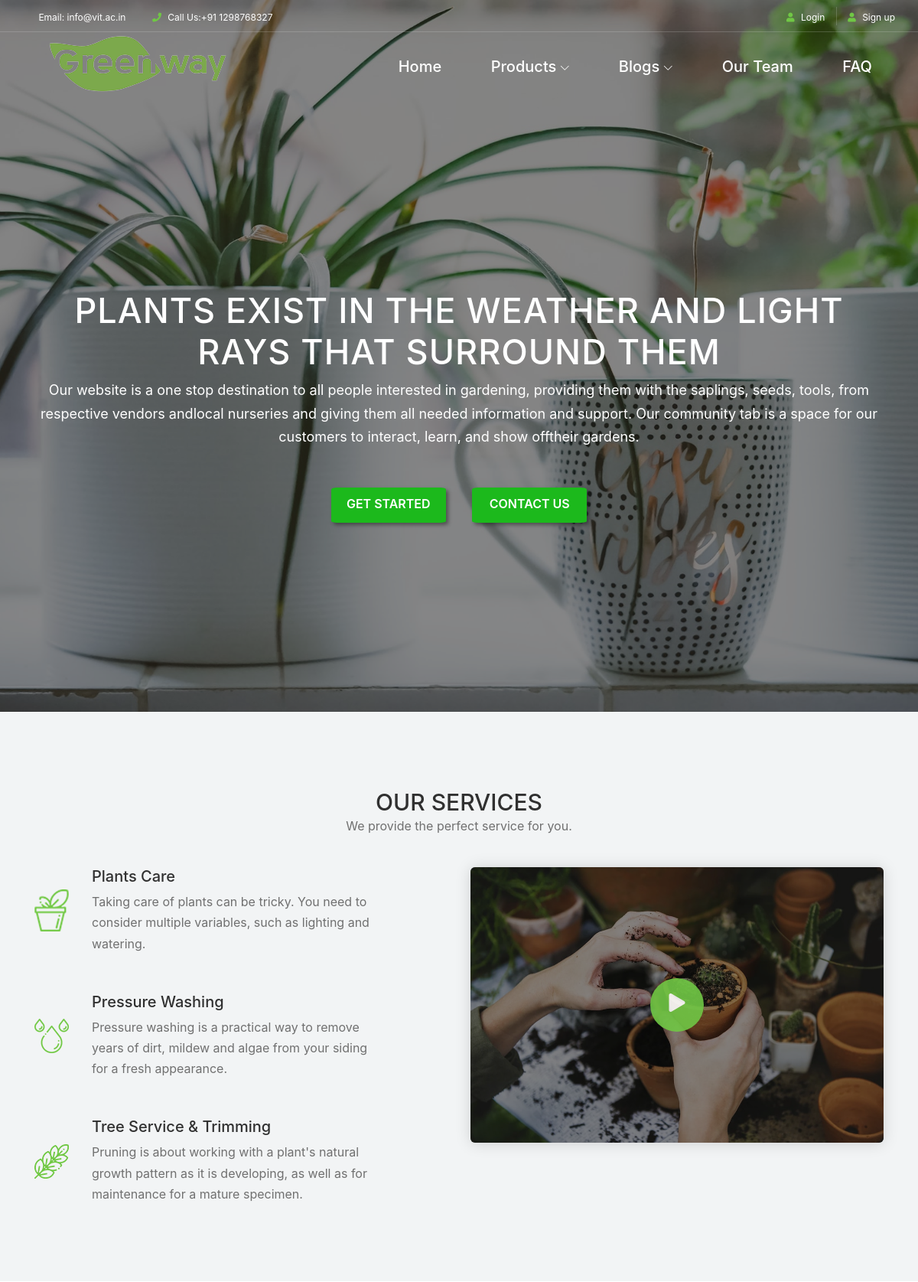
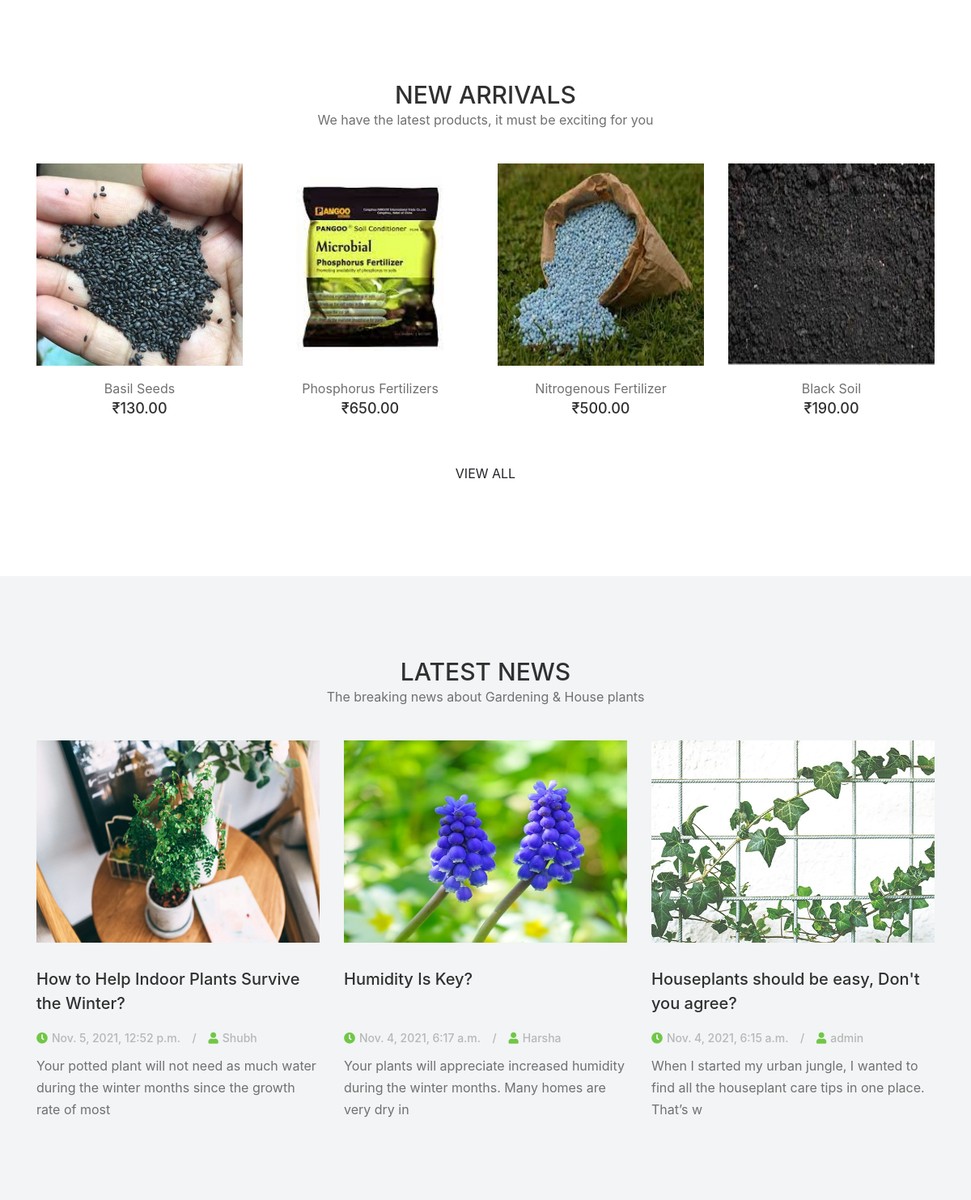
The page / (upper part) on the database its author committed (2 pictures, top to bottom).
### products/models.py (models this page shows, shortened)
class ItemsImages(models.Model):
    title = models.ForeignKey(ItemMain, on_delete=models.CASCADE)
    image = models.ImageField(upload_to = 'images')

class ItemMain(models.Model):
    title = models.CharField(max_length=50, unique=True)
    price = models.DecimalField(decimal_places=2, max_digits=25)
    description = models.TextField()
    category = models.ForeignKey(ItemsCat, on_delete=models.CASCADE)
    availablity = models.BooleanField(default=False)
    shippingCharges = models.IntegerField(default=0)
    offers = models.IntegerField(default=0)
    plantingAndCare = models.TextField()
    slug = models.SlugField(max_length=50,unique=True, default="", editable=False)

### blogs/models.py (models this page shows, shortened)
class BlogPlant(models.Model):
    author = models.ForeignKey(User, on_delete=models.CASCADE, related_name= 'post_author')
    blog_title = models.CharField(max_length= 264)
    slug = models.SlugField(max_length=264, unique=True, default='',editable=False)
    blog_content = models.TextField()
    blog_image = models.ImageField(upload_to= 'blog_image')
    publish_date = models.DateTimeField(auto_now_add=True)
    category = models.ForeignKey(Category, on_delete = models.CASCADE, related_name ='blog_cat')
    class Meta:
        ordering = ['-publish_date']

### products/views.py (the view)
# urls.py: 2. Add a URL to urlpatterns:  path('', views.home, name='home')
def home(request):
    context = {}
    items = ItemMain.objects.all().order_by('-id')[:4]
    items_list = []
    for i in items:
        l = []
        l.append(i.title)
        l.append(i.price)
        l.append(i.slug)
        ima = ItemsImages.objects.filter(title = i)[0]
        print(ima.image)
        l.append(ima.image)
        items_list.append(l)
    context['items'] = items_list
    blogs = BlogPlant.objects.all().order_by('-id')[:3]
    blogs_list = []
    for i in blogs:
        l = []
        l.append(i.blog_title)
        l.append(i.author)
        l.append(i.publish_date)
        l.append(i.blog_image)
        l.append(i.slug)
        l.append(i.blog_content[:100])
        blogs_list.append(l)
    context['blogs'] = blogs_list
    return render(request, 'home.html', context)

### templates/home.html (shortened to what this page needs)
{% extends "base-home.html" %}
{% load static %}
{% block home %}
<link rel="stylesheet" type="text/css" href="{% static 'css/home/home.css' %}">
<div>
<section class="hero-area">
    <div class="hero-post-slides owl-carousel">
        <div class="single-hero-post bg-overlay">
            <div class="slide-img slide-img1 bg-img" ></div>
            <div class="container h-100">
                <div class="row h-100 align-items-center">
                    <div class="col-12">
                        <div class="hero-slides-content text-center">
                            <h2>Plants exist in the weather and light rays that surround them</h2>
                            <p>Our website is a one stop destination to all people interested in gardening, providing them with the saplings, seeds, tools, from respective vendors andlocal nurseries and giving them all needed information and support. Our community tab is a space for our customers to interact, learn, and show offtheir gardens.</p>
                            <div class="welcome-btn-group">
                                <a href="{% url 'itemlist' %}" class="btn alazea-btn mr-30 get-started">GET STARTED</a>
                                <a href="{% url 'contact' %}" class="btn alazea-btn active contact">CONTACT US</a>
                            </div>
                        </div>
                    </div>
                </div>
            </div>
        </div>
    </div>
</section>
<section class="our-services-area bg-gray section-padding-100-0">
    <div class="container">
        <div class="row">
            <div class="col-12">
                <div class="section-heading text-center">
                    <h2>OUR SERVICES</h2>
                    <p>We provide the perfect service for you.</p>
                </div>
            </div>
        </div>
        <div class="row justify-content-between">
            <div class="col-12 col-lg-5">
                <div class="alazea-service-area mb-100">
                    <div class="single-service-area d-flex align-items-center wow fadeInUp" data-wow-delay="100ms">
                        <div class="service-icon mr-30">
                            <img src="{% static 'images/home/core-img/s1.png' %}" alt="">
                        </div>
                        <div class="service-content">
                            <h5>Plants Care</h5>
                            <p>Taking care of plants can be tricky. You need to consider multiple variables, such as lighting and watering.</p>
                        </div>
                    </div>
                    <div class="single-service-area d-flex align-items-center wow fadeInUp" data-wow-delay="300ms">
                        <div class="service-icon mr-30">
                            <img src="{% static 'images/home/core-img/s2.png' %}" alt="">
                        </div>
                        <div class="service-content">
                            <h5>Pressure Washing</h5>
                            <p>Pressure washing is a practical way to remove years of dirt, mildew and algae from your siding for a fresh appearance.</p>
                        </div>
                    </div>
                    <div class="single-service-area d-flex align-items-center wow fadeInUp" data-wow-delay="500ms">
                        <div class="service-icon mr-30">
                            <img src="{% static 'images/home/core-img/s3.png' %}" alt="">
                        </div>
                        <div class="service-content">
                            <h5>Tree Service &amp; Trimming</h5>
                            <p>
                                Pruning is about working with a plant's natural growth pattern as it is developing, as well as for maintenance for a mature specimen.</p>
                        </div>
                    </div>
                </div>
            </div>
            <div class="col-12 col-lg-6">
                <div class="alazea-video-area bg-overlay mb-100">
                    <a href="https://www.youtube.com/watch?v=k3AiRLm-DpU" class="video-icon">
                        <i class="fa fa-play" aria-hidden="true"></i>
                    </a>
                </div>
            </div>
        </div>
    </div>
</section>
<section class="new-arrivals-products-area section-padding-100">
    <div class="container">
        <div class="row">
            <div class="col-12">
                <div class="section-heading text-center">
                    <h2>NEW ARRIVALS</h2>
                    <p>We have the latest products, it must be exciting for you</p>
                </div>
            </div>
        </div>
        <div class="row">
            {% for item in items %}
                <div class="col-12 col-sm-6 col-lg-3">
                    <div class="single-product-area mb-50 wow fadeInUp" data-wow-delay="100ms">
                        <div class="product-img">
                            <a href="shop-details.html"><img src="/media/{{ item.3 }}" %} alt=""></a>
                        </div>
                        <div class="product-info mt-15 text-center">
                            <a href="{% url 'itemView' the_slug=item.2 %}">
                                <p>{{ item.0 }}</p>
                            </a>
                            <h6>₹{{ item.1 }}</h6>
                        </div>
                    </div>
                </div>
            {% endfor %}
            <div class="col-12 text-center">
                <a href="{% url 'itemlist' %}" class="btn alazea-btn">View All</a>
            </div>
        </div>
    </div>
</section>
<section class="alazea-blog-area bg-gray section-padding-100-0">
    <div class="container">
        <div class="row">
            <div class="col-12">
                <div class="section-heading text-center">
                    <h2>LATEST NEWS</h2>
                    <p>The breaking news about Gardening &amp; House plants</p>
                </div>
            </div>
        </div>
        <div class="row justify-content-center">
           {% for blog in blogs %}
                <div class="col-12 col-md-6 col-lg-4">
                    <div class="single-blog-post mb-100">
                        <div class="post-thumbnail mb-30">
                            <a href="single-post.html"><img src="/media/{{ blog.3 }}" alt=""></a>
                        </div>
                        <div class="post-content">
                            <a href="{% url 'blog_details' the_slug=blog.4 %}" class="post-title">
                                <h5>{{ blog.0 }}</h5>
                            </a>
                            <div class="post-meta">
                                <a href="#"><i class="fa fa-clock-o" aria-hidden="true"></i>{{ blog.2 }}</a>
                                <a href="#"><i class="fa fa-user" aria-hidden="true"></i>{{ blog.1 }}</a>
                            </div>
                            <p class="post-excerpt"> {{ blog.5 }} </p>
                        </div>
                    </div>
            </div>
           {% endfor %}
        </div>
    </div>
</section>
{% include 'mission.html' %}
</div>
{% endblock home %}

### static_in_env/css/footer.css (style rules this page uses)
a { transition: .3s; }

### static_in_env/css/home/classy-nav.css (style rules this page uses)
* { margin: 0; padding: 0; }
body { font-family: "Roboto", sans-serif; }
img { height: auto; max-width: 100%; }
.bg-img { background-position: center center; background-size: cover; background-repeat: no-repeat; }
.justify-content-between { -webkit-box-pack: justify; -ms-flex-pack: justify; justify-content: space-between; }
.justify-content-center { -webkit-box-pack: center; -ms-flex-pack: center; justify-content: center; }

### rows shown on the page
ItemsImages: image (picture)
ItemMain: title "Basil Seeds", price "130.00"
ItemsImages: image (picture)
ItemMain: title "Phosphorus Fertilizers", price "650.00"
ItemsImages: image (picture)
ItemMain: title "Nitrogenous Fertilizer", price "500.00"
ItemsImages: image (picture)
ItemMain: title "Black Soil", price "190.00"

### other values the page prints
{{ blog.0 }} "How to Help Indoor Plants Survive the Winter?"
{{ blog.2 }} "Nov. 5, 2021, 12:52 p.m."
{{ blog.1 }} "Shubh"
{{ blog.5 }} "Your potted plant will not need as much water during the winter months since the growth rate of most"
{{ blog.0 }} "Humidity Is Key?"
{{ blog.2 }} "Nov. 4, 2021, 6:17 a.m."
{{ blog.1 }} "Harsha"
{{ blog.5 }} "Your plants will appreciate increased humidity during the winter months. Many homes are very dry in"
{{ blog.0 }} "Houseplants should be easy, Don't you agree?"
{{ blog.2 }} "Nov. 4, 2021, 6:15 a.m."
{{ blog.1 }} "admin"
{{ blog.5 }} "When I started my urban jungle, I wanted to find all the houseplant care tips in one place. That’s w"
